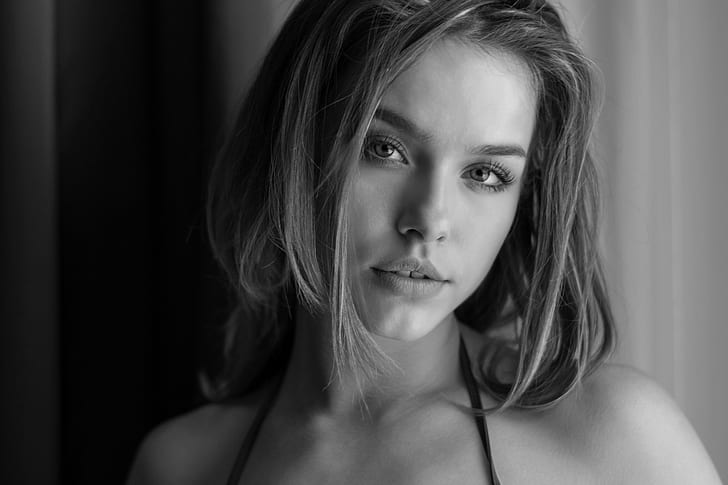
#> input picture lab3/input.png, 728 x 485 px
$ python q4.py   (older library calls are emulated)
#> lines starting #> are read from the running program, lines starting #| are printed output that depends on the picture
#> further down, img is the input picture: shape (485, 728, 3); min 0, max 231, mean 72.5
import cv2
import numpy as np
def sobel_edge_detection(image):
    sobel_x = np.array([
        [-1, 0, 1],
        [-2, 0, 2],
        [-1, 0, 1]
    ], dtype=np.float32)

    sobel_y = np.array([
        [1, 2, 1],
        [0, 0, 0],
        [-1, -2, -1]
    ], dtype=np.float32)
    grad_x = cv2.filter2D(image, cv2.CV_64F, sobel_x)
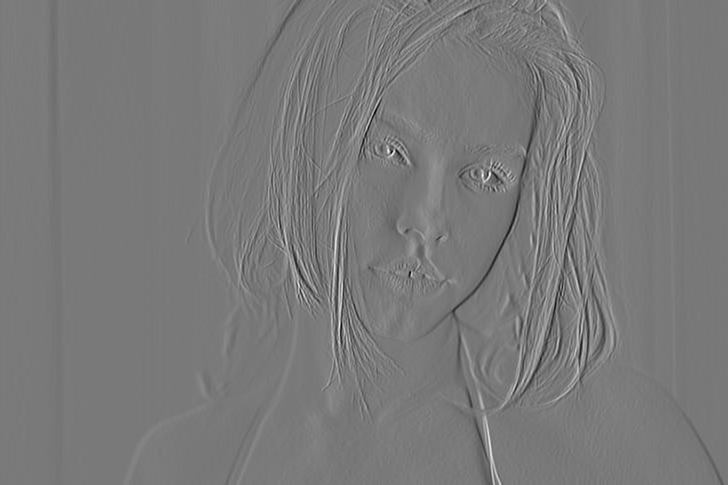
#> grad_x: shape (485, 728, 3) float64; min -528, max 579, mean 1.3; drawn with min black and max white
    grad_y = cv2.filter2D(image, cv2.CV_64F, sobel_y)
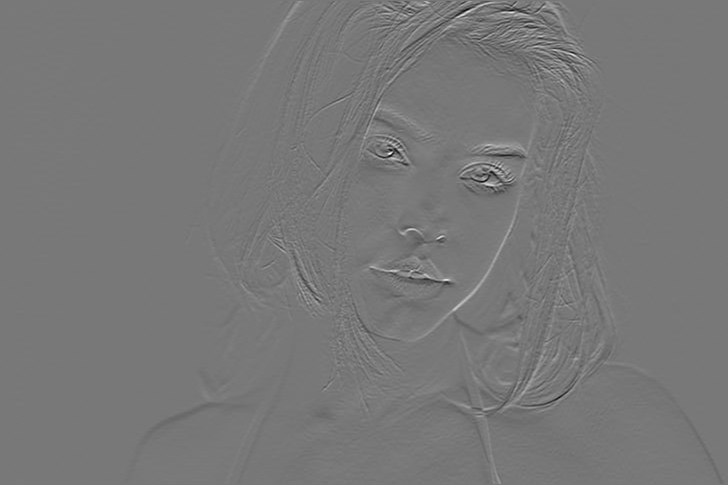
#> grad_y: shape (485, 728, 3) float64; min -527, max 589, mean -0.6; drawn with min black and max white
    magnitude = np.sqrt(grad_x ** 2 + grad_y ** 2)
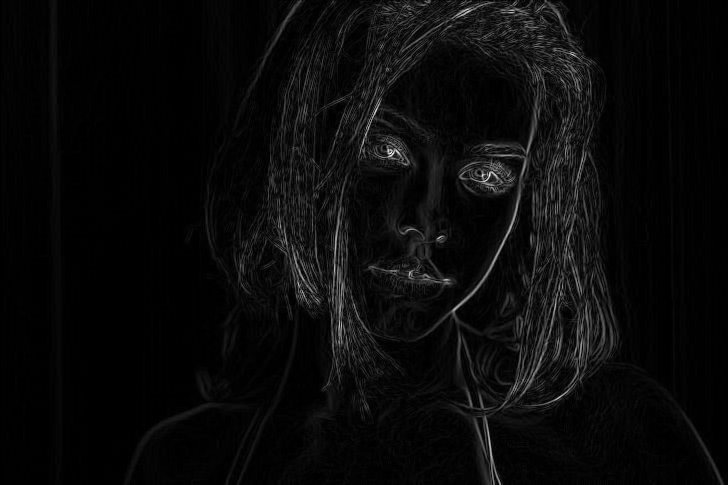
#> magnitude: shape (485, 728, 3) float64; min 0, max 665.2, mean 26.6; drawn with min black and max white
    return np.clip(magnitude, 0, 255).astype(np.uint8)
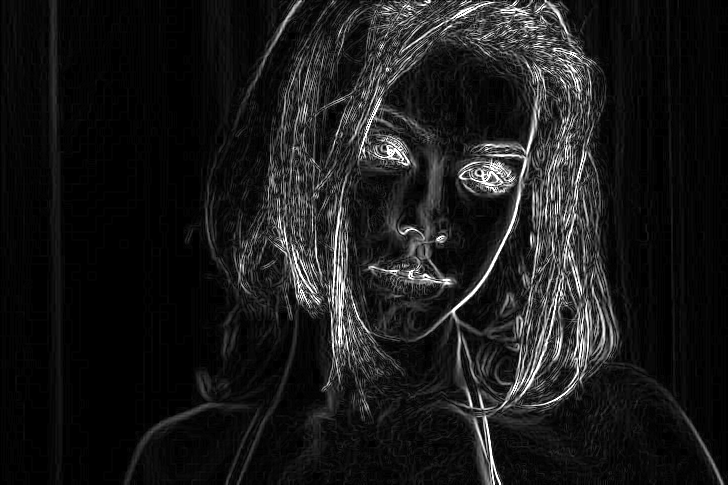
#> returned value: shape (485, 728, 3); min 0, max 255, mean 25.9


def laplacian_edge_detection(image):
    laplacian_kernel = np.array([
        [0, 1, 0],
        [1, -4, 1],
        [0, 1, 0]
    ], dtype=np.float32)

    laplacian = cv2.filter2D(image, cv2.CV_64F, laplacian_kernel)
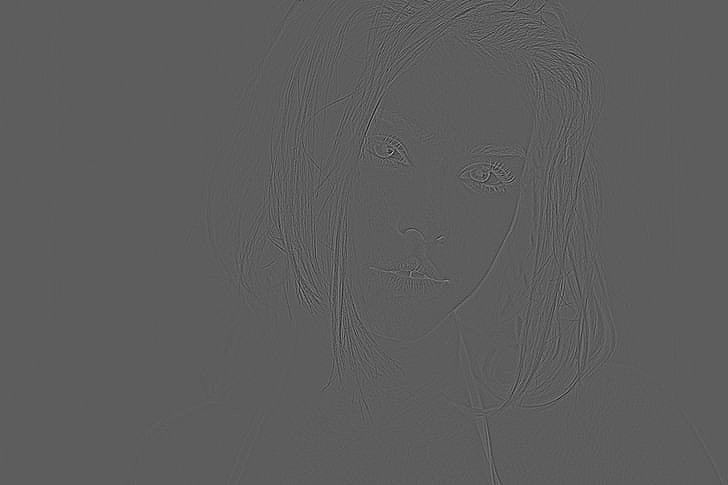
#> laplacian: shape (485, 728, 3) float64; min -248, max 429, mean 0; drawn with min black and max white
    return np.clip(np.abs(laplacian), 0, 255).astype(np.uint8)
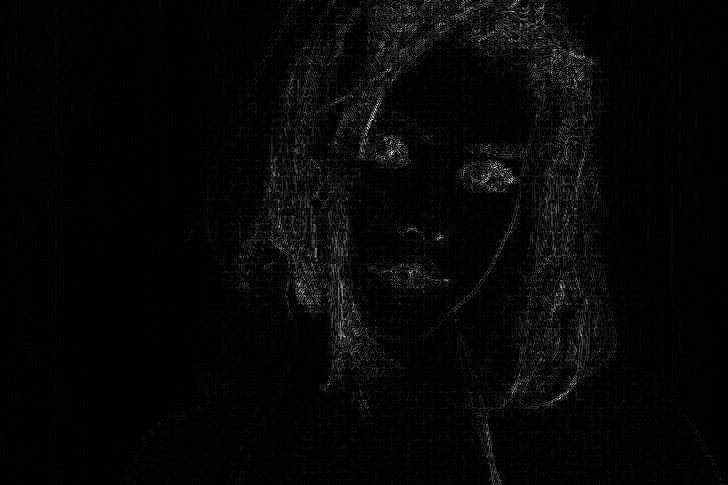
#> returned value: shape (485, 728, 3); min 0, max 255, mean 6

if __name__ == "__main__":
    img = cv2.imread("input.png")
    sobel_edges = sobel_edge_detection(img)
    laplacian_edges = laplacian_edge_detection(img)
    cv2.imshow("Sobel Edges", sobel_edges)
    cv2.imshow("Laplacian Edges", laplacian_edges)
    cv2.waitKey(0)
    cv2.destroyAllWindows()
